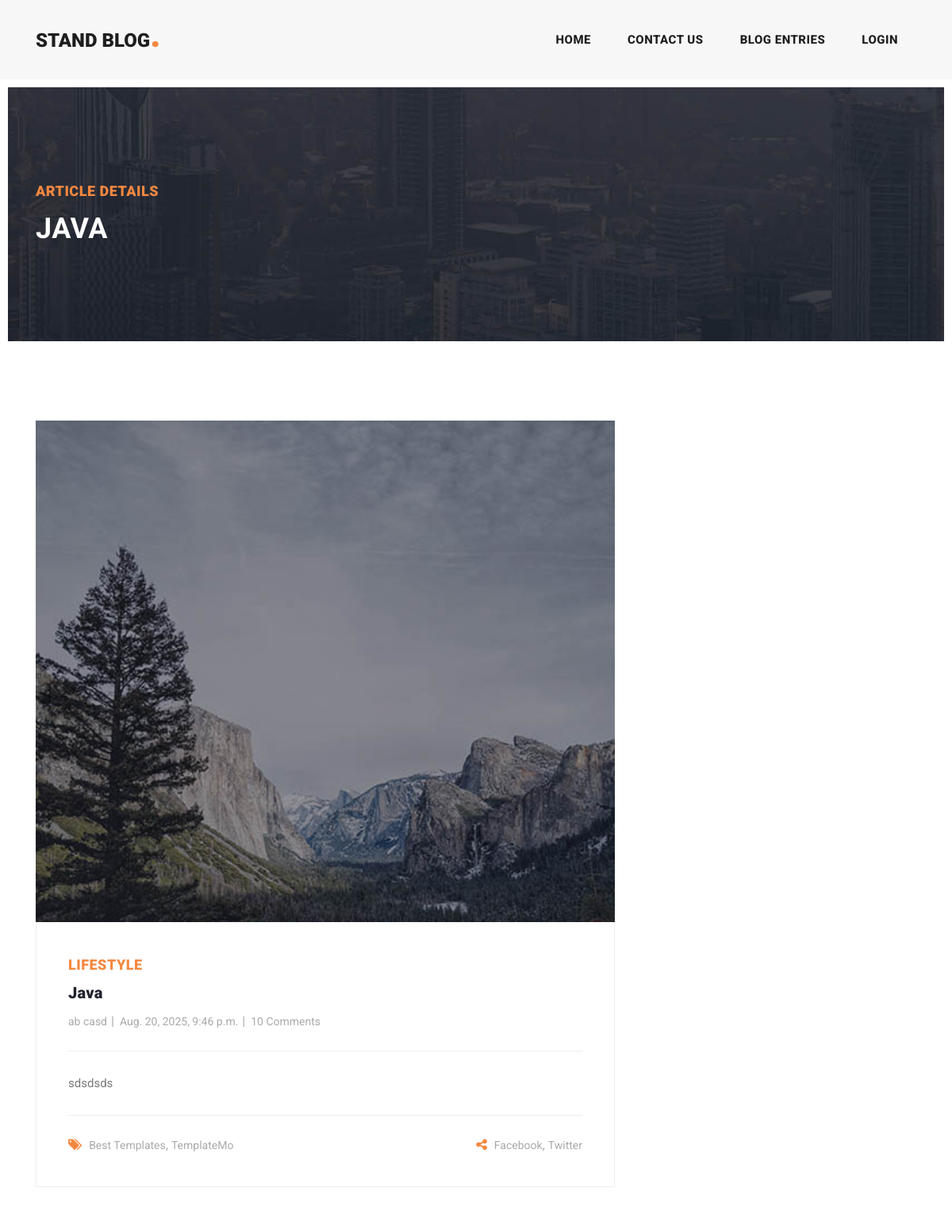
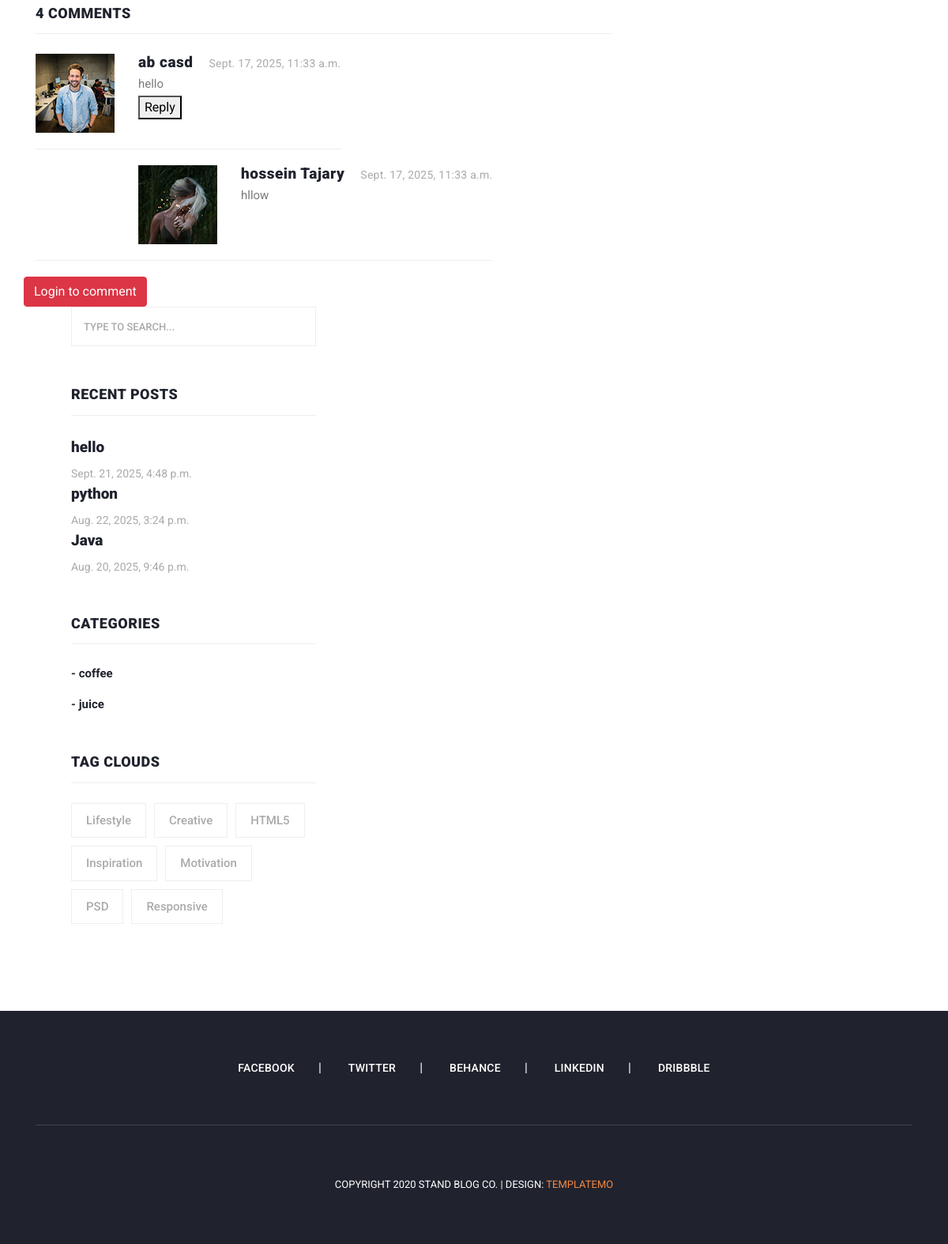
Page /blog/detail/java on the committed database (2 pictures, top to bottom).
### blog/models.py (models this page shows, shortened)
class Article(models.Model):
    Author = models.ForeignKey(User, on_delete=models.CASCADE)
    title = models.CharField(max_length=750, unique_for_date='up_date')
    category = models.ManyToManyField(Category, related_name='category') # ==> we can change 'category' to '+' for reverse access disabling
    body = models.TextField()
    image = models.ImageField(upload_to='Images/ArticlesImage')
    created = models.DateTimeField(auto_now_add=True)
    updated = models.DateTimeField(auto_now=True)
    up_date = models.DateField(timezone.now())
    status = models.BooleanField(default=False)
    objects = models.Manager()  # it must be here if you do custom manager
    custom_object = ArticleManager()
    slug = models.SlugField(null=True, unique=True, blank=True) # Slug Field for using in URLS
    class Meta:
        verbose_name = 'Post'
        verbose_name_plural = 'Posts'
        ordering = ('-created',)
    def get_absolute_url(self):
        return reverse("blog:post_detail", kwargs={"slug": self.slug})  # changed for slug

class Comment(models.Model):
    article = models.ForeignKey(Article, on_delete=models.CASCADE, related_name='comments') # related_name for reverse access
    user = models.ForeignKey(User, on_delete=models.CASCADE, related_name='comments')
    body = models.TextField()
    date = models.DateTimeField(auto_now_add=True)
    reply = models.ForeignKey('self', on_delete=models.CASCADE, blank=True, null=True, related_name='replies')

class Category(models.Model):
    title = models.CharField(max_length=100)
    description = models.CharField(max_length=250)
    created_at = models.DateTimeField(auto_now_add=True)

### blog/views.py (the view, shortened to what this page needs)
# urls.py: path('detail/<slug:slug>', post_detail, name='post_detail'),
def post_detail(request, slug):
    article = get_object_or_404(Article, slug=slug)
    return render(request, 'blog/article-details.html', {'article': article})

### context_processor/context_processor.py (called while the page is built)
def recent_post(request):
    recent_posts = Article.objects.order_by('-created')[:3]
    return {'recent_article': recent_posts}

def show_categories(request):
    recent_category = Category.objects.all()[:3]
    return {'category': recent_category}

### blog/templates/blog/article-details.html (shortened to what this page needs)
{% extends "base.html" %}
{% load static %}
{% block content %}
<div class="heading-page header-text">
    <section class="page-heading">
        <div class="container">
            <div class="row">
                <div class="col-lg-12">
                    <div class="text-content">
                        <h4>Article Details</h4>
                        <h2>{{ article.title }}</h2>
                    </div>
                </div>
            </div>
        </div>
    </section>
</div>
<section class="blog-posts grid-system">
    <div class="container">
        <div class="row">
            <div class="col-lg-8">
                <div class="all-blog-posts">
                    <div class="row">
                        <div class="col-lg-12">
                            <div class="blog-post">
                                <div class="blog-thumb">
                                    <img src="{{ article.image.url }}" alt="">
                                </div>
                                <div class="down-content">
                                    <span>Lifestyle</span>
                                    <a href="{% url "blog:post_detail" article.title %}"><h4>{{ article.title }}</h4></a>
                                    <ul class="post-info">
                                        <li><a href="{% url "blog:post_detail" article.id %}">{{ article.Author.get_full_name }}</a></li>
                                        <li><a href="{% url "blog:post_detail" article.id %}">{{ article.created }}</a></li>
                                        <li><a href="{% url "blog:post_detail" article.id %}">10 Comments</a></li>
                                    </ul>
                                    <p>{{ article.body }}</p>
                                    <div class="post-options">
                                        <div class="row">
                                            <div class="col-6">
                                                <ul class="post-tags">
                                                    <li><i class="fa fa-tags"></i></li>
                                                    <li><a href="#">Best Templates</a>,</li>
                                                    <li><a href="#">TemplateMo</a></li>
                                                </ul>
                                            </div>
                                            <div class="col-6">
                                                <ul class="post-share">
                                                    <li><i class="fa fa-share-alt"></i></li>
                                                    <li><a href="#">Facebook</a>,</li>
                                                    <li><a href="#"> Twitter</a></li>
                                                </ul>
                                            </div>
                                        </div>
                                    </div>
                                </div>
                            </div>
                        </div>
                        <div class="col-lg-12">
                            <div class="sidebar-item comments">
                                <div class="sidebar-heading">
                                    <h2>4 comments</h2>
                                </div>
                                <div class="content">
                                    <ul>
                                        {% for comment in article.comments.all %}
                                            {% if comment.reply == None %}
                                            <li>
                                                <div class="author-thumb">
                                                    <img src="{% static "images/comment-author-01.jpg" %}" alt="">
                                                </div>
                                                <div class="right-content">
                                                    <h4>{{ comment.user.get_full_name }}<span>{{ comment.date }}</span></h4>
                                                    <p>{{ comment.body }}</p>
                                                    <button type="button" onclick="set_value({{ comment.id }})">
                                                        Reply
                                                    </button>
                                                </div>
                                            </li>
                                            {% endif %}
                                            <br/>
                                            {% for reply in comment.replies.all %}
                                                <li class="replied">
                                                    <div class="author-thumb">
                                                        <img src="{% static "images/comment-author-02.jpg" %}" alt="">
                                                    </div>
                                                    <div class="right-content">
                                                        <h4>{{ reply.user.get_full_name }}<span>{{ reply.date }}</span></h4>
                                                        <p>{{ reply.body }}</p>
                                                    </div>
                                                </li>
                                            {% endfor %}
                                        {% endfor %}
                                    </ul>
                                </div>
                            </div>
                        </div>
                        {% if request.user.is_authenticated %}
                            <div class="col-lg-12">
                                <div class="sidebar-item submit-comment">
                                <div class="sidebar-heading">
                                    <h2 id="hi">Your comment</h2>
                                </div>
                                <div class="content">
                                    <form id="comment" action="#" method="post">
                                        <input type="hidden" id="parent_id" name="parent_id" value="">
                                        {% csrf_token %}
                                        <div class="row">
                                            <div class="col-lg-12">
                                                <fieldset>
                                                    <textarea name="body" rows="6" id="body"
                                                        placeholder="Type your comment" required=""></textarea>
                                                </fieldset>
                                            </div>
                                            <div class="col-lg-12">
                                                <fieldset>
                                                    <button type="submit" id="form-submit" class="main-button">Submit
                                                    </button>
                                                </fieldset>
                                            </div>
                                        </div>
                                    </form>
                                </div>
                            </div>
                            {% else %}
                                <a class="btn btn-danger" href="{% url 'login:login' %}">Login to comment</a>
                        </div>
                        {% endif %}
                    </div>
                </div>
            </div>
            <div class="col-lg-4">
                {% include 'sidebar.html'   %}
            </div>
        </div>
</section>
{% endblock content %}

### templates/sidebar.html
<div class="sidebar">
                    <div class="row">
                        <div class="col-lg-12">
                            <div class="sidebar-item search">
                                <form id="search_form" name="gs" method="GET" action="{% url "blog:search_articles" %}">
                                    <input type="text" name="q" class="searchText" placeholder="type to search..."
                                           autocomplete="on">
                                </form>
                            </div>
                        </div>
                        <div class="col-lg-12">
                            <div class="sidebar-item recent-posts">
                                <div class="sidebar-heading">
                                    <h2>Recent Posts</h2>
                                </div>
                                {% for recent_post in recent_article %}
                                <div class="content">
                                    <ul>
                                        <li><a href="{{ recent_post.get_absolute_url }}">
                                            <h5>{{ recent_post.title }}</h5>
                                            <span>{{ recent_post.created }}</span>
                                        </a></li>
                                    </ul>
                                </div>
                                {% endfor %}
                            </div>
                        </div>
                        <div class="col-lg-12">
                            <div class="sidebar-item categories">
                                <div class="sidebar-heading">
                                    <h2>Categories</h2>
                                </div>
                                <div class="content">
                                    <ul>
                                        {% for cat in category %}
                                            <li><a href="{% url "blog:category" cat.id %}">- {{ cat.title }} </a></li>
                                        {% endfor %}
                                    </ul>
                                </div>
                            </div>
                        </div>
                        <div class="col-lg-12">
                            <div class="sidebar-item tags">
                                <div class="sidebar-heading">
                                    <h2>Tag Clouds</h2>
                                </div>
                                <div class="content">
                                    <ul>
                                        <li><a href="#">Lifestyle</a></li>
                                        <li><a href="#">Creative</a></li>
                                        <li><a href="#">HTML5</a></li>
                                        <li><a href="#">Inspiration</a></li>
                                        <li><a href="#">Motivation</a></li>
                                        <li><a href="#">PSD</a></li>
                                        <li><a href="#">Responsive</a></li>
                                    </ul>
                                </div>
                            </div>
                        </div>
                    </div>
                </div>

### rows in the picture
Article: title "JAVA", image (picture), title "Java", Author.get_full_name "ab casd", created "Aug. 20, 2025, 9:46 p.m.", body "sdsdsds"
Comment: user.get_full_name "ab casd", date "Sept. 17, 2025, 11:33 a.m.", body "hello"
Comment: user.get_full_name "hossein Tajary", date "Sept. 17, 2025, 11:33 a.m.", body "hllow"
Article: title "hello", created "Sept. 21, 2025, 4:48 p.m."
Article: title "python", created "Aug. 22, 2025, 3:24 p.m."
Category: title "coffee"
Category: title "juice"
